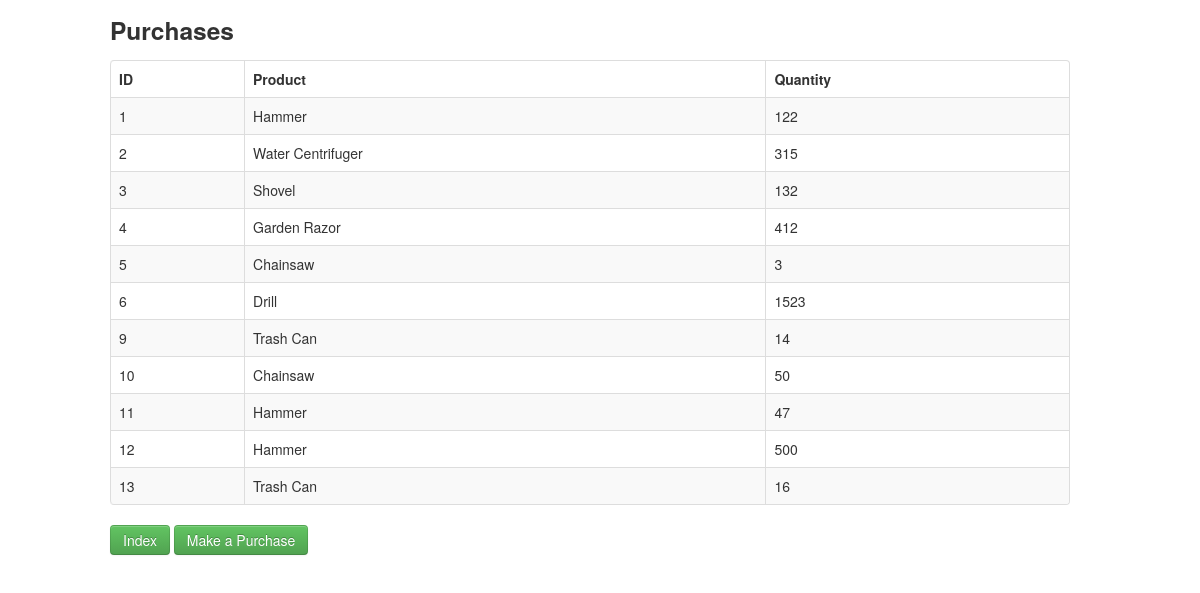
The page /purchase.php on the database its author committed.
### tables this page shows
CREATE TABLE `purchaseProduct` (
  `Id` int(11) NOT NULL AUTO_INCREMENT,
  `purchase` int(11) DEFAULT NULL,
  `product` int(11) DEFAULT NULL,
  `quantity` int(11) DEFAULT NULL,
  PRIMARY KEY (`Id`),
  KEY `purchase` (`purchase`),
  KEY `product` (`product`),
  CONSTRAINT `purchaseproduct_ibfk_1` FOREIGN KEY (`purchase`) REFERENCES `purchase` (`Id`) ON DELETE CASCADE ON UPDATE CASCADE,
  CONSTRAINT `purchaseproduct_ibfk_2` FOREIGN KEY (`product`) REFERENCES `product` (`Id`) ON DELETE CASCADE ON UPDATE CASCADE
);

CREATE TABLE `product` (
  `Id` int(11) NOT NULL AUTO_INCREMENT,
  `name` varchar(30) DEFAULT NULL,
  `price` int(11) DEFAULT NULL,
  `department` int(11) DEFAULT NULL,
  `category` int(11) DEFAULT NULL,
  `orders` int(11) DEFAULT NULL,
  PRIMARY KEY (`Id`),
  KEY `department` (`department`),
  KEY `category` (`category`),
  CONSTRAINT `product_ibfk_1` FOREIGN KEY (`department`) REFERENCES `department` (`Id`) ON DELETE CASCADE ON UPDATE CASCADE,
  CONSTRAINT `product_ibfk_2` FOREIGN KEY (`category`) REFERENCES `category` (`Id`) ON DELETE CASCADE ON UPDATE CASCADE
);

### purchase.php (the view, shortened to what this page needs)
<!DOCTYPE html>
<html lang="en">
	<head>
	    <link   href="css/bootstrap.min.css" rel="stylesheet">
	</head>
	<body>
	    <div class="container">
				<div class="row">
		   			<h3>Purchases</h3>
		   		</div>
				<div class="row">
					<table class="table table-striped table-bordered">
			            <thead>
			                <tr>
			                	<th>ID</th>
			                	<th>Product</th>
			                	<th>Quantity</th>
			                </tr>
			            </thead>
			            <tbody>
			              	<?php
						   	$pdo = Database::connect();
						   	$sql = 'SELECT purchaseProduct.Id, product.name AS "product", purchaseProduct.quantity FROM purchaseProduct INNER JOIN product ON purchaseProduct.product = product.Id  ORDER BY purchaseProduct.Id';
						   	foreach ($pdo->query($sql) as $row) {
								echo '<tr>';
	    					   	echo '<td>'. $row['Id'] . '</td>';
	    					  	echo '<td>'. $row['product'] . '</td>';
	    					  	echo '<td>'. $row['quantity'] . '</td>';
							  	echo '</tr>';
						    }
						  	?>
					    </tbody>
		            </table>
		            <p>
						<a href="index.php" class="btn btn-success">Index</a>
						<a href="makePurchase.php" class="btn btn-success">Make a Purchase</a>
					</p>
	    	</div>
	    </div>
	</body>
</html>

### rows shown on the page
purchaseproduct: Id "1", product.name "Hammer", quantity "122"
purchaseproduct: Id "2", product.name "Water Centrifuger", quantity "315"
purchaseproduct: Id "3", product.name "Shovel", quantity "132"
purchaseproduct: Id "4", product.name "Garden Razor", quantity "412"
purchaseproduct: Id "5", product.name "Chainsaw", quantity "3"
purchaseproduct: Id "6", product.name "Drill", quantity "1523"
purchaseproduct: Id "9", product.name "Trash Can", quantity "14"
purchaseproduct: Id "10", product.name "Chainsaw", quantity "50"
purchaseproduct: Id "11", product.name "Hammer", quantity "47"
purchaseproduct: Id "12", product.name "Hammer", quantity "500"
purchaseproduct: Id "13", product.name "Trash Can", quantity "16"
